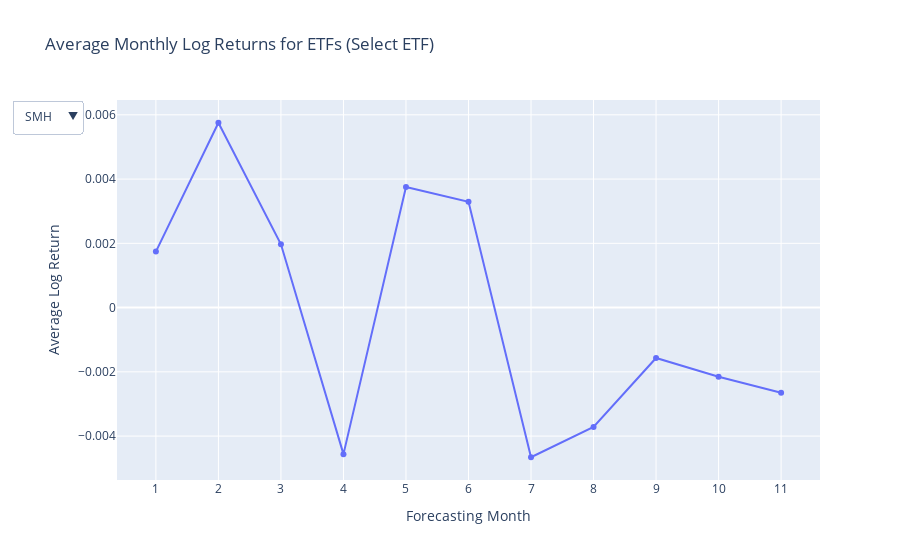

The notebook cell saved with this chart:
### Code cell
# Prepare data for plotting
etf_names = list(monthly_avg_log_returns.keys())
months = list(range(1, 12))  # Months 1 to 11

# Create a figure with dropdown menu
fig = go.Figure()

# Add a line trace for each ETF, initially hidden
for ticker in etf_names:
    fig.add_trace(go.Scatter(
        x=months,
        y=monthly_avg_log_returns[ticker],
        mode='lines+markers',
        name=ticker,
        visible=False  # Initially hide all traces
    ))

# Make the first ETF visible by default
fig.data[0].visible = True

# Create dropdown menu
dropdown_buttons = [
    {
        'label': ticker,
        'method': 'update',
        'args': [
            {'visible': [ticker == etf for etf in etf_names]},  # Show the selected ETF
            {'title': f"Average Monthly Log Returns for {ticker}"}
        ]
    }
    for ticker in etf_names
]

# Update layout with the dropdown
fig.update_layout(
    title="Average Monthly Log Returns for ETFs (Select ETF)",
    xaxis_title="Forecasting Month",
    yaxis_title="Average Log Return",
    xaxis=dict(tickmode='linear', tick0=1, dtick=1),
    updatemenus=[{
        'buttons': dropdown_buttons,
        'direction': 'down',
        'showactive': True,
    }]
)

# Show the figure
fig.show()

### Figure 1 — Plotly figure (JSON) as saved in the notebook; plotly's stock layout.template omitted (floating-point values rounded to 4 significant figures)
{"data": [{"mode": "lines+markers", "name": "SMH", "type": "scatter", "visible": true, "x": [1, 2, 3, 4, 5, 6, 7, 8, 9, 10, 11], "y": [0.001743, 0.005753, 0.001971, -0.004561, 0.003754, 0.003294, -0.004658, -0.003715, -0.001568, -0.002154, -0.002651]}, {"mode": "lines+markers", "name": "SOXX", "type": "scatter", "visible": false, "x": [1, 2, 3, 4, 5, 6, 7, 8, 9, 10, 11], "y": [-0.0001746, 0.004468, 0.001138, -0.004036, 0.003007, 0.001928, -0.003411, -0.002663, -0.001048, -0.00335, -0.002468]}, {"mode": "lines+markers", "name": "PSI", "type": "scatter", "visible": false, "x": [1, 2, 3, 4, 5, 6, 7, 8, 9, 10, 11], "y": [0.000197, 0.00589, 0.002774, -0.001519, 0.00483, 0.004546, -0.003061, 0.0005138, 0.0006578, -0.00163, 0.002797]}, {"mode": "lines+markers", "name": "XSD", "type": "scatter", "visible": false, "x": [1, 2, 3, 4, 5, 6, 7, 8, 9, 10, 11], "y": [-0.002515, 0.0037, 0.002716, -0.0008455, 0.005065, 0.001312, 4.91e-05, 0.0002083, 0.001186, -0.0008304, 0.004601]}, {"mode": "lines+markers", "name": "IYW", "type": "scatter", "visible": false, "x": [1, 2, 3, 4, 5, 6, 7, 8, 9, 10, 11], "y": [0.001302, 0.002626, 0.0004362, -0.002854, 0.003423, 0.004451, -0.001474, -0.0004535, 0.0009064, -0.0003244, 0.002466]}, {"mode": "lines+markers", "name": "XLK", "type": "scatter", "visible": false, "x": [1, 2, 3, 4, 5, 6, 7, 8, 9, 10, 11], "y": [0.001027, 0.00209, 4.217e-05, -0.003308, 0.002871, 0.003901, -0.001799, -0.0004493, 0.000958, -0.0008182, 0.002034]}, {"mode": "lines+markers", "name": "VGT", "type": "scatter", "visible": false, "x": [1, 2, 3, 4, 5, 6, 7, 8, 9, 10, 11], "y": [0.001319, 0.00279, 0.001135, -0.002425, 0.004025, 0.004694, -0.0001423, 0.0007602, 0.001671, 0.0003374, 0.003776]}, {"mode": "lines+markers", "name": "FTEC", "type": "scatter", "visible": false, "x": [1, 2, 3, 4, 5, 6, 7, 8, 9, 10, 11], "y": [0.002651, 0.003739, 0.002305, -0.0004394, 0.005007, 0.005712, 0.001375, 0.003025, 0.003298, 0.001465, 0.005433]}, {"mode": "lines+markers", "name": "IGM", "type": "scatter", "visible": false, "x": [1, 2, 3, 4, 5, 6, 7, 8, 9, 10, 11], "y": [0.00213, 0.003958, 0.001044, -0.002797, 0.002899, 0.004071, -0.00138, -4.869e-05, 0.001198, -0.0002159, 0.002721]}, {"mode": "lines+markers", "name": "IXN", "type": "scatter", "visible": false, "x": [1, 2, 3, 4, 5, 6, 7, 8, 9, 10, 11], "y": [0.001253, 0.002623, 0.000967, -0.002956, 0.003735, 0.004818, -0.001054, -7.952e-05, 0.0006429, -0.0009051, 0.001724]}], "layout": {"title": {"text": "Average Monthly Log Returns for ETFs (Select ETF)"}, "updatemenus": [{"buttons": [{"args": [{"visible": [true, false, false, false, false, false, false, false, false, false]}, {"title": "Average Monthly Log Returns for SMH"}], "label": "SMH", "method": "update"}, {"args": [{"visible": [false, true, false, false, false, false, false, false, false, false]}, {"title": "Average Monthly Log Returns for SOXX"}], "label": "SOXX", "method": "update"}, {"args": [{"visible": [false, false, true, false, false, false, false, false, false, false]}, {"title": "Average Monthly Log Returns for PSI"}], "label": "PSI", "method": "update"}, {"args": [{"visible": [false, false, false, true, false, false, false, false, false, false]}, {"title": "Average Monthly Log Returns for XSD"}], "label": "XSD", "method": "update"}, {"args": [{"visible": [false, false, false, false, true, false, false, false, false, false]}, {"title": "Average Monthly Log Returns for IYW"}], "label": "IYW", "method": "update"}, {"args": [{"visible": [false, false, false, false, false, true, false, false, false, false]}, {"title": "Average Monthly Log Returns for XLK"}], "label": "XLK", "method": "update"}, {"args": [{"visible": [false, false, false, false, false, false, true, false, false, false]}, {"title": "Average Monthly Log Returns for VGT"}], "label": "VGT", "method": "update"}, {"args": [{"visible": [false, false, false, false, false, false, false, true, false, false]}, {"title": "Average Monthly Log Returns for FTEC"}], "label": "FTEC", "method": "update"}, {"args": [{"visible": [false, false, false, false, false, false, false, false, true, false]}, {"title": "Average Monthly Log Returns for IGM"}], "label": "IGM", "method": "update"}, {"args": [{"visible": [false, false, false, false, false, false, false, false, false, true]}, {"title": "Average Monthly Log Returns for IXN"}], "label": "IXN", "method": "update"}], "direction": "down", "showactive": true}], "xaxis": {"dtick": 1, "tick0": 1, "tickmode": "linear", "title": {"text": "Forecasting Month"}}, "yaxis": {"title": {"text": "Average Log Return"}}}}
